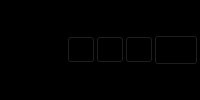
           <widget class="QFrame" name="frame_3">
            <property name="styleSheet">
             <string notr="true">background-color: rgb(0, 0, 0);</string>
            </property>
            <property name="frameShape">
             <enum>QFrame::StyledPanel</enum>
            </property>
            <property name="frameShadow">
             <enum>QFrame::Raised</enum>
            </property>
            <layout class="QGridLayout" name="gridLayout_3">
             <property name="leftMargin">
              <number>1</number>
             </property>
             <property name="topMargin">
              <number>1</number>
             </property>
             <property name="rightMargin">
              <number>1</number>
             </property>
             <property name="bottomMargin">
              <number>1</number>
             </property>
             <property name="spacing">
              <number>1</number>
             </property>
             <item row="0" column="0">
              <layout class="QHBoxLayout" name="horizontalLayout" stretch="10,1,1,1,1">
               <item>
                <spacer name="horizontalSpacer_3">
                 <property name="orientation">
                  <enum>Qt::Horizontal</enum>
                 </property>
                 <property name="sizeHint" stdset="0">
                  <size>
                   <width>40</width>
                   <height>20</height>
                  </size>
                 </property>
                </spacer>
               </item>
               <item>
                <widget class="QToolButton" name="toolButton_10">
                 <property name="text">
                  <string/>
                 </property>
                 <property name="icon">
                  <iconset>
                   <normaloff>Resources/搜索放大.png</normaloff>Resources/搜索放大.png</iconset>
                 </property>
                 <property name="iconSize">
                  <size>
                   <width>20</width>
                   <height>20</height>
                  </size>
                 </property>
                </widget>
               </item>
               <item>
                <widget class="QToolButton" name="toolButton_9">
                 <property name="text">
                  <string/>
                 </property>
                 <property name="icon">
                  <iconset>
                   <normaloff>Resources/缩小 (1).png</normaloff>Resources/缩小 (1).png</iconset>
                 </property>
                 <property name="iconSize">
                  <size>
                   <width>20</width>
                   <height>20</height>
                  </size>
                 </property>
                </widget>
               </item>
               <item>
                <widget class="QToolButton" name="toolButton_8">
                 <property name="text">
                  <string/>
                 </property>
                 <property name="icon">
                  <iconset>
                   <normaloff>Resources/还原.png</normaloff>Resources/还原.png</iconset>
                 </property>
                 <property name="iconSize">
                  <size>
                   <width>20</width>
                   <height>20</height>
                  </size>
                 </property>
                </widget>
               </item>
               <item>
                <widget class="QPushButton" name="pushButton_saveImage">
                 <property name="font">
                  <font>
                   <family>微软雅黑</family>
                   <pointsize>11</pointsize>
                  </font>
                 </property>
                 <property name="styleSheet">
                  <string notr="true">color: rgb(238, 238, 236);</string>
                 </property>
                 <property name="text">
                  <string/>
                 </property>
                 <property name="icon">
                  <iconset>
                   <normaloff>Resources/拍照.png</normaloff>Resources/拍照.png</iconset>
                 </property>
                 <property name="iconSize">
                  <size>
                   <width>20</width>
                   <height>20</height>
                  </size>
                 </property>
                </widget>
               </item>
              </layout>
             </item>
            </layout>
           </widget>
